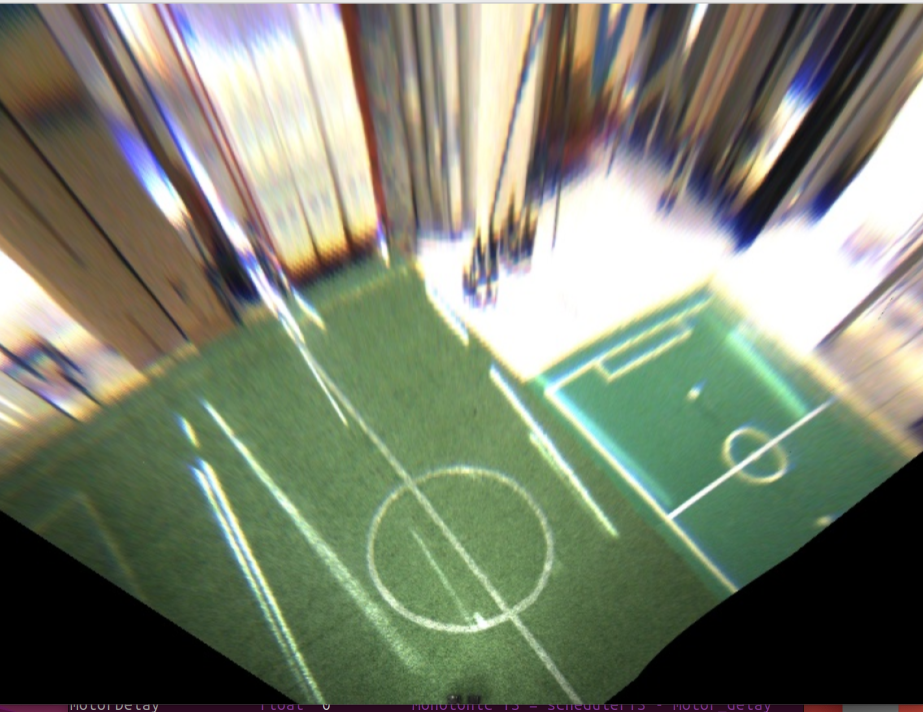
#> input picture PROJECT_EllipseDetecting/img/raw/2.png, 1846 x 1424 px (shown at 1/2 size)
$ jupyter execute --allow-errors Contours_attempt.ipynb   (older library calls are emulated)
#> lines starting #> are read from the running program, lines starting #| are printed output that depends on the picture
[cell 1]
import numpy as np
import cv2
import matplotlib.pyplot as plt

res_fac = 1
win_const = 2

img = cv2.imread('img/raw/2.png')
#> img is the input picture: shape (1424, 1846, 3); mean B, G, R 110.9, 129.3, 122.7
h, w, _ = img.shape
#> h = 1424; w = 1846

img_resized = cv2.resize(img, (w // res_fac, h // res_fac))
blurred = cv2.GaussianBlur(img_resized, (9, 9), 2)
hsv = cv2.cvtColor(blurred, cv2.COLOR_BGR2HSV)
#> hsv: shape (1424, 1846, 3); mean H, S, V 47, 60.8, 137.2

gray = cv2.cvtColor(blurred, cv2.COLOR_BGR2GRAY)
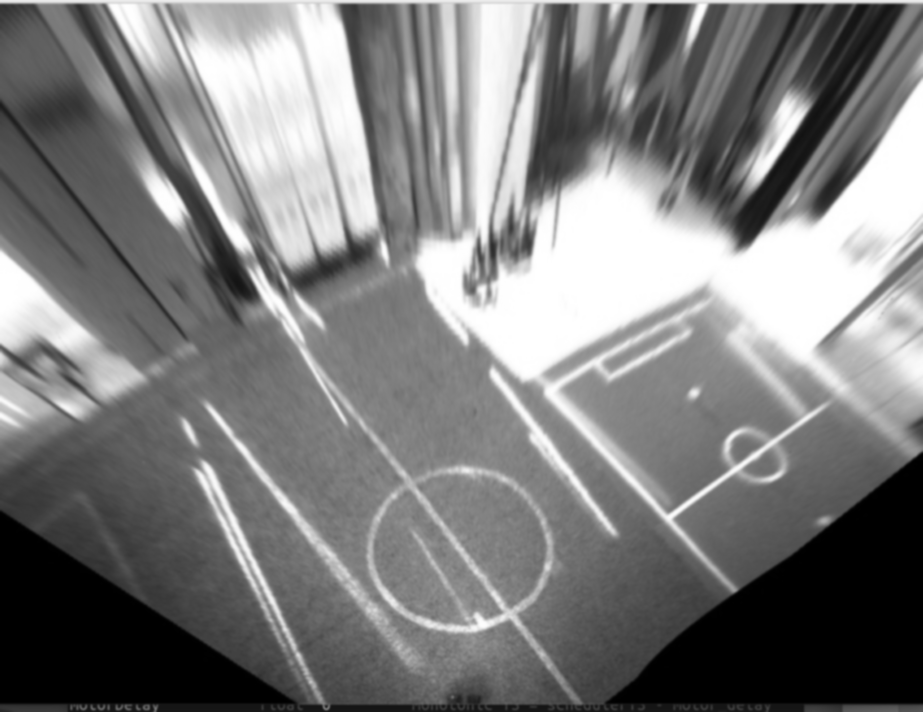
#> gray: shape (1424, 1846) (shown at 1/2 size); min 0, max 255, mean 125.3
edges = cv2.Canny(gray, 20, 50)
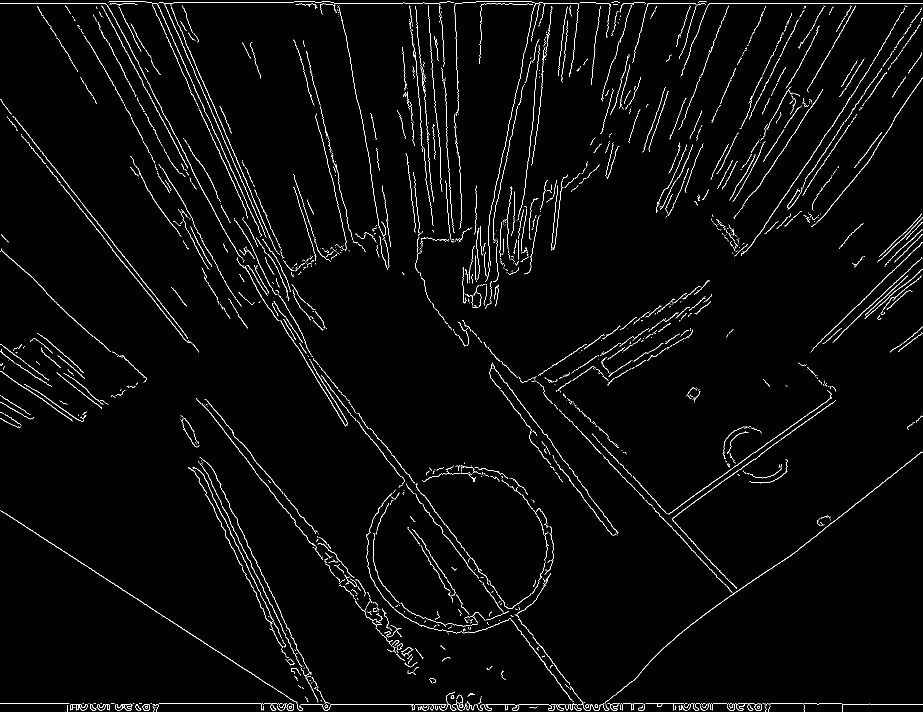
#> edges: shape (1424, 1846) (shown at 1/2 size); 2.4% white in thin lines or dots

#> (the rest of this cell did not finish here and is left out)

$ run again, with PROJECT_EllipseDetecting/img/raw/1.png copied over PROJECT_EllipseDetecting/img/raw/2.png
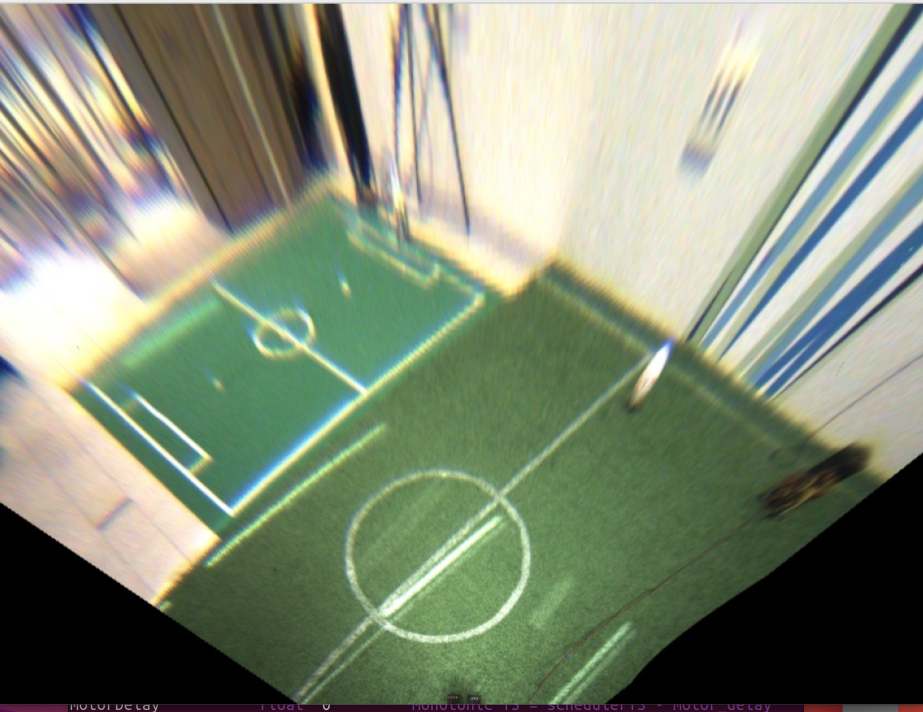
#> input picture PROJECT_EllipseDetecting/img/raw/1.png, 1846 x 1424 px (shown at 1/2 size)
#> img is the input picture: shape (1424, 1846, 3); mean B, G, R 120.5, 142.6, 133.1
#> hsv: shape (1424, 1846, 3); mean H, S, V 43.2, 58.8, 148.3
#> `gray = cv2.cvtColor(blurred, cv2.COLOR_BGR2GRAY)`:
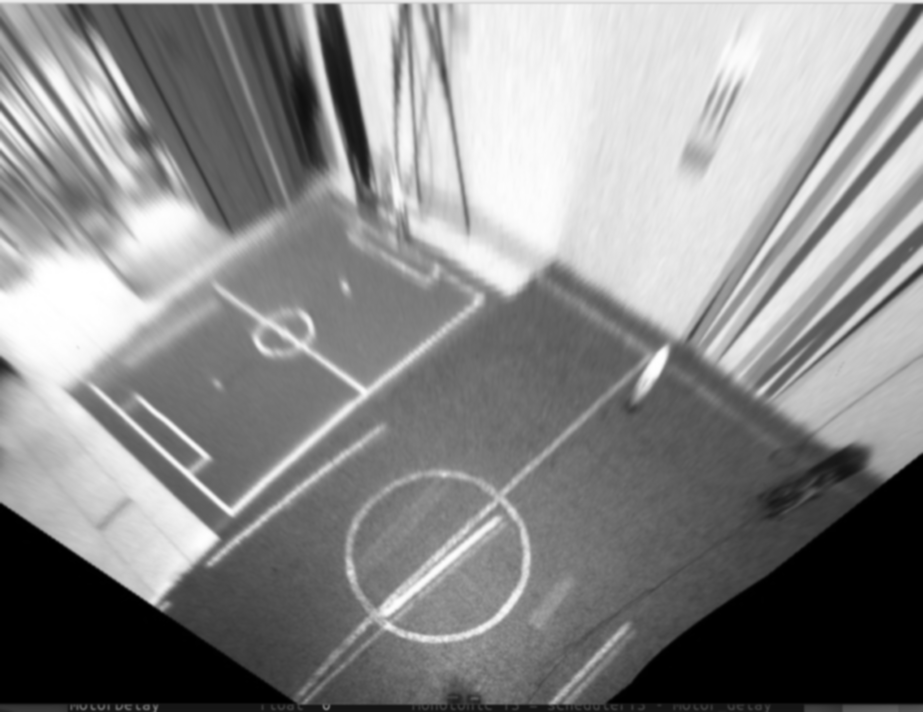
#> gray: shape (1424, 1846) (shown at 1/2 size); min 0, max 255, mean 137.2
#> `edges = cv2.Canny(gray, 20, 50)`:
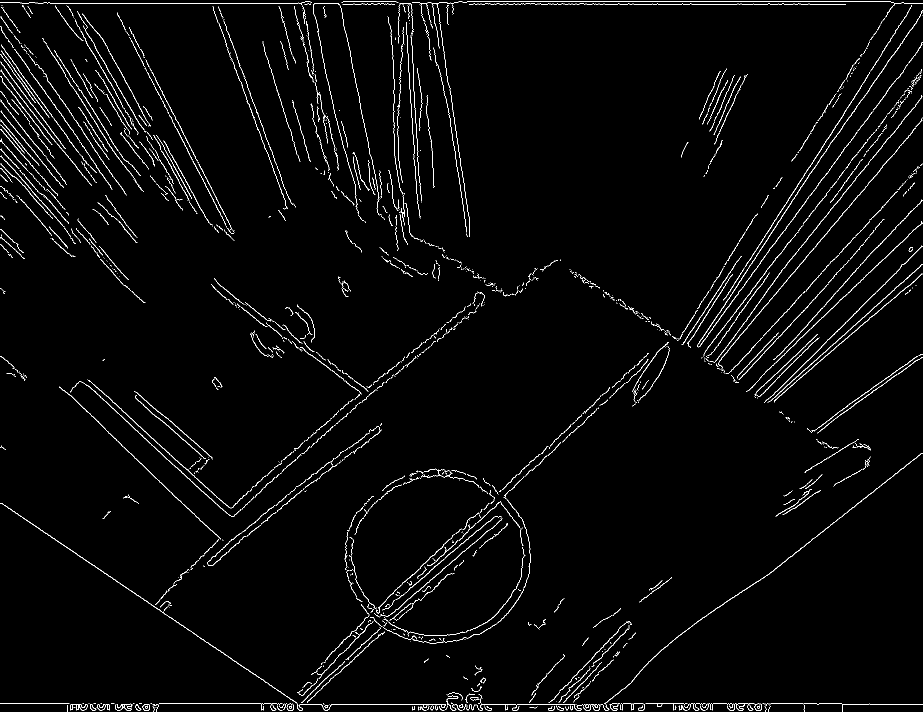
#> edges: shape (1424, 1846) (shown at 1/2 size); 2.3% white in thin lines or dots

$ run again, with PROJECT_EllipseDetecting/img/raw/3.png copied over PROJECT_EllipseDetecting/img/raw/2.png
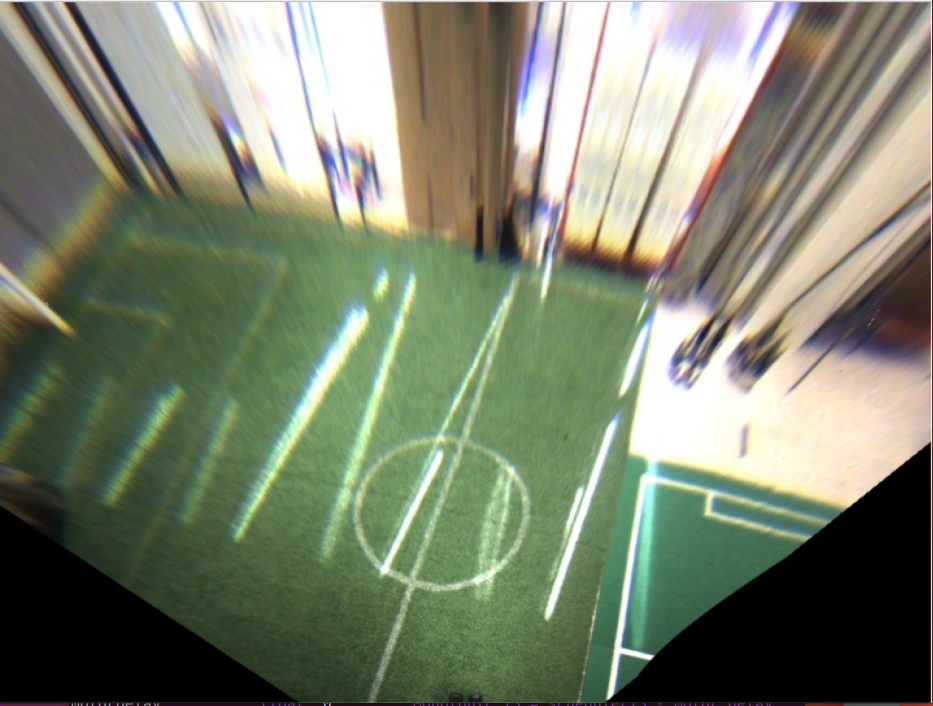
#> input picture PROJECT_EllipseDetecting/img/raw/3.png, 1866 x 1412 px (shown at 1/2 size)
#> img is the input picture: shape (1412, 1866, 3); mean B, G, R 109.5, 130.2, 122.6
#> hsv: shape (1412, 1866, 3); mean H, S, V 44.7, 58.4, 135.9
#> `gray = cv2.cvtColor(blurred, cv2.COLOR_BGR2GRAY)`:
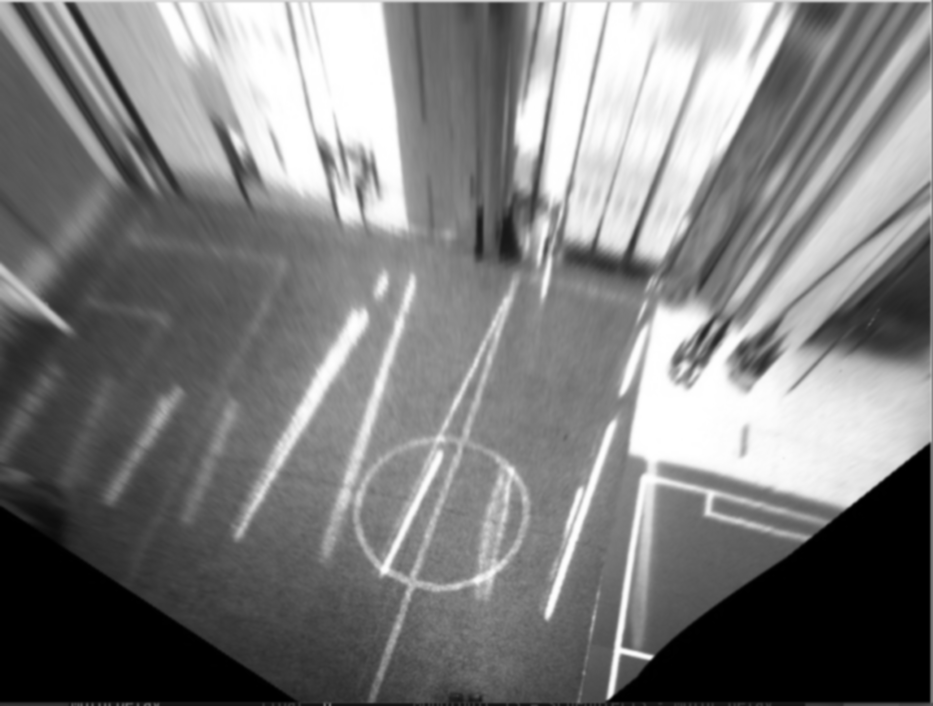
#> gray: shape (1412, 1866) (shown at 1/2 size); min 0, max 255, mean 125.6
#> `edges = cv2.Canny(gray, 20, 50)`:
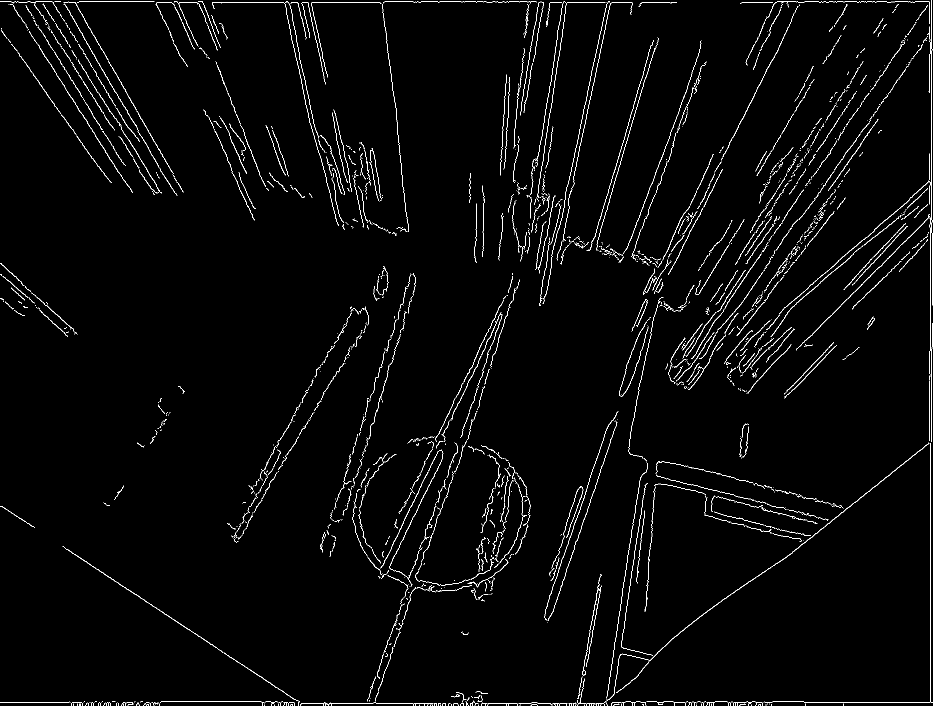
#> edges: shape (1412, 1866) (shown at 1/2 size); 2.1% white in thin lines or dots

$ run again, with PROJECT_EllipseDetecting/img/raw/4.png copied over PROJECT_EllipseDetecting/img/raw/2.png
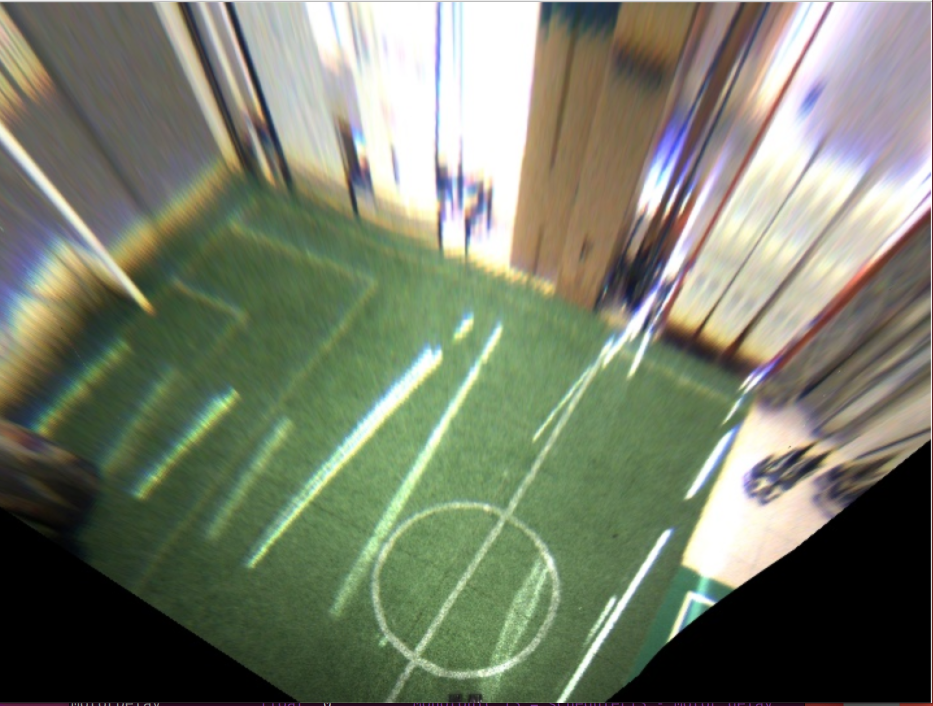
#> input picture PROJECT_EllipseDetecting/img/raw/4.png, 1866 x 1412 px (shown at 1/2 size)
#> img is the input picture: shape (1412, 1866, 3); mean B, G, R 106.2, 125.2, 118.8
#> hsv: shape (1412, 1866, 3); mean H, S, V 47.4, 57.4, 131.6
#> `gray = cv2.cvtColor(blurred, cv2.COLOR_BGR2GRAY)`:
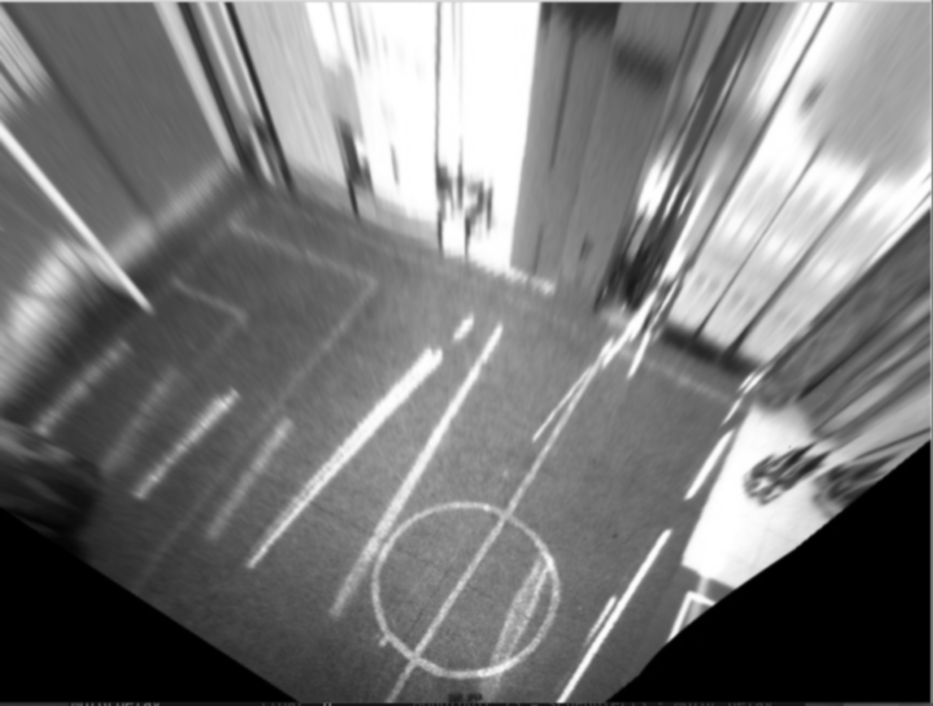
#> gray: shape (1412, 1866) (shown at 1/2 size); min 0, max 255, mean 121.2
#> `edges = cv2.Canny(gray, 20, 50)`:
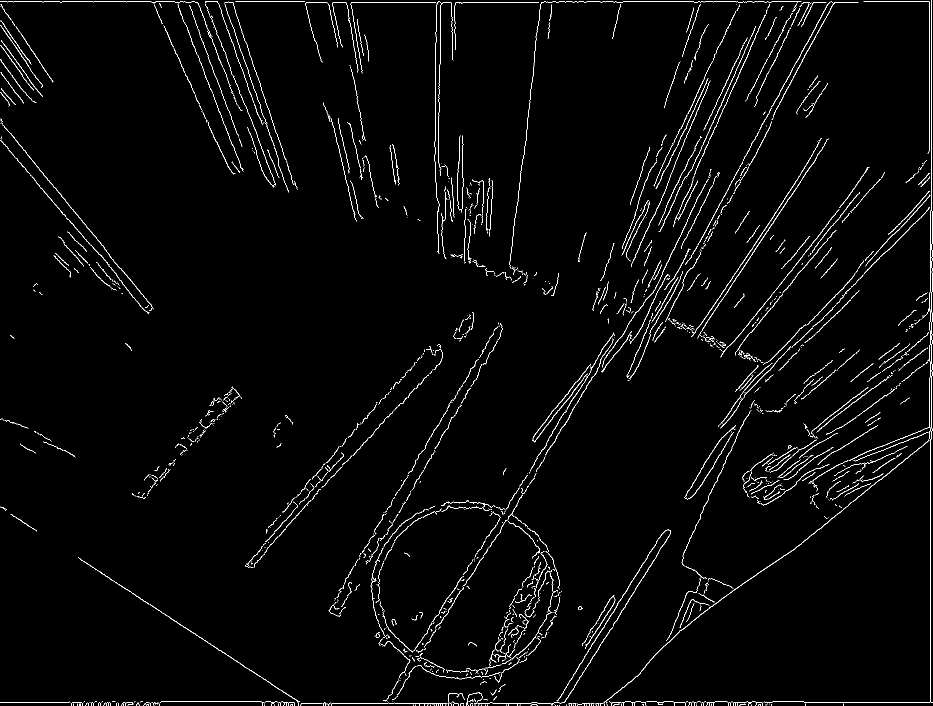
#> edges: shape (1412, 1866) (shown at 1/2 size); 2.1% white in thin lines or dots
